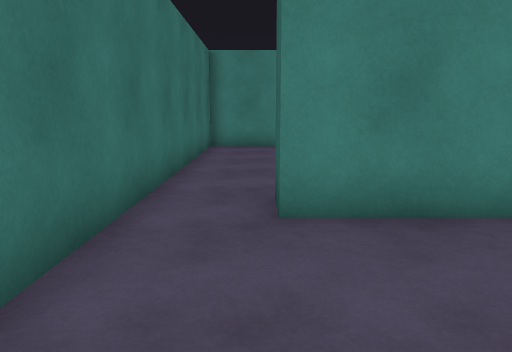
[1] (above)

12 first-person views from a walk through a Unity game level. The camera is 1.3 m above the floor, tilts 10° down and sees 70° across. The floor is counted in squares, 1 m on a side. Each view is taken from the middle of a square. On the plan, view 1 faces up. The plan holds only what a view shows up to about 15 squares ahead; the rest is blank. The place goes on beyond the plan. The player is left out.

[2]
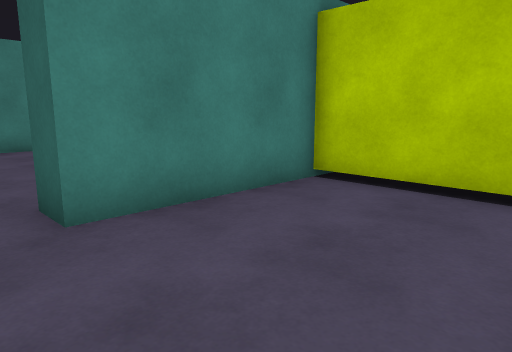

[3]
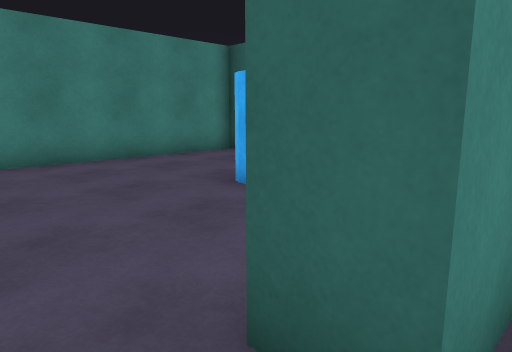

[4]
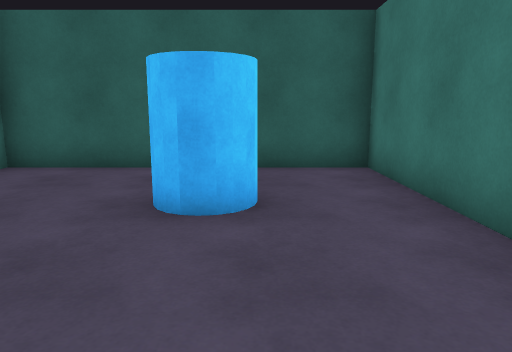

[5]
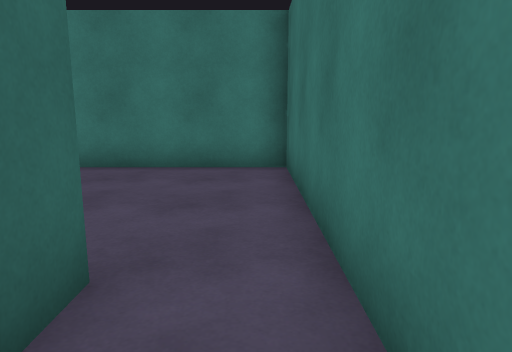

[6]
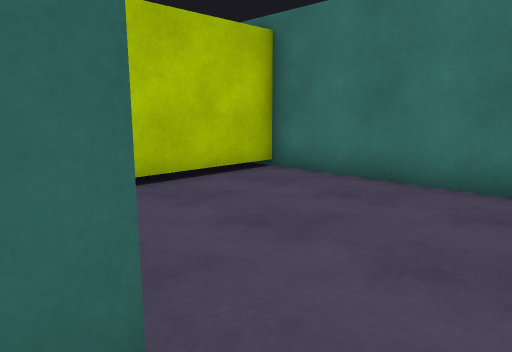

[7]
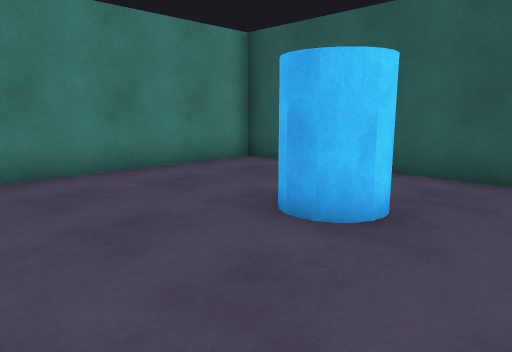

[8]
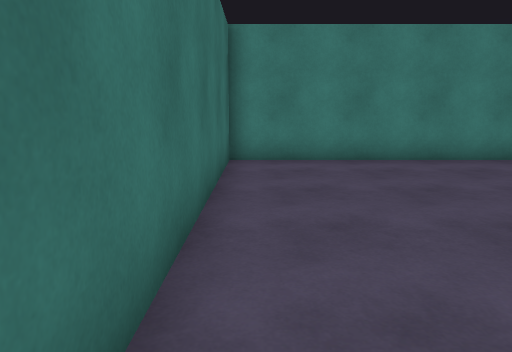

[9]
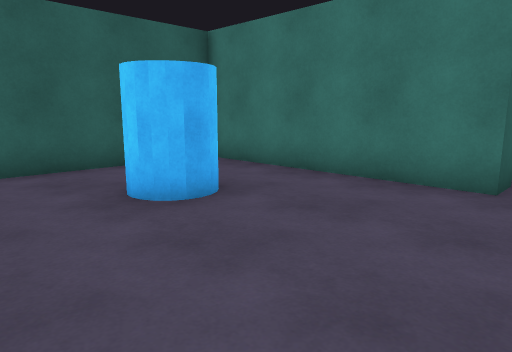

[10]
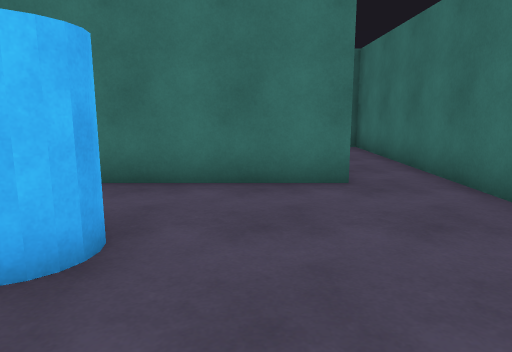

[11]
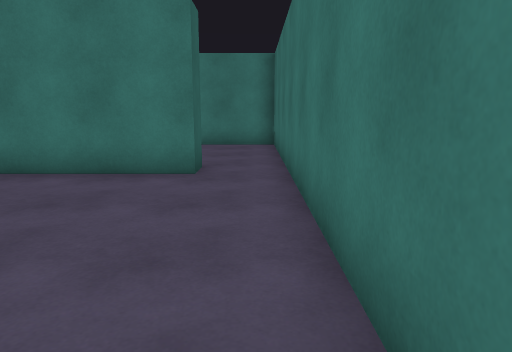

[12]
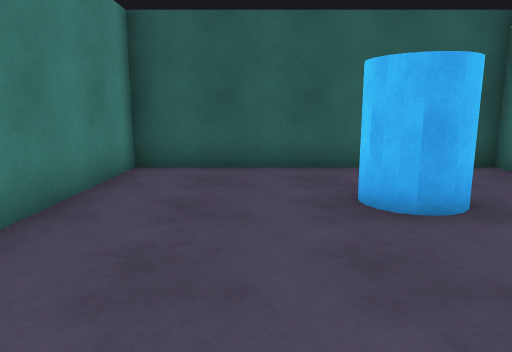

### Floor plan
Ten units are one square. View 1 is at (0, 0); x grows to the right and y downward. Boxes are objects, and circles mark ways between rooms. Rooms are numbered by the first view taken in them; rooms with no view inside come last. Other rooms are left out.
<svg viewBox="-22 -144 102 165">
<path fill="none" stroke="#000" d="M-17 -34 -17 16 50 16 50 -44 3 -44M3 -44 3 -54 75 -54 75 -139 -17 -139 -17 -34"/>
<rect x="35" y="-95" width="20" height="20" fill="#bbb"><title>other object</title></rect>
<circle cx="-5" cy="-45" r="3" fill="#2a7"/>
<text x="10" y="-10">1</text>
<text x="30" y="-90">2</text>
</svg>
Room 1 opens to room 2.

Where each view was taken, in squares from view 1:
view 1: 0 up, 0 right, facing up
view 2: 0 up, 1 left, facing up-right
view 3: 4 up, 1 left, facing up-right
view 4: 8 up, 1 left, facing right
view 5: 7 up, 1 left, facing down
view 6: 5 up, 1 left, facing down-right
view 7: 6 up, 0 right, facing up-right
view 8: 4 up, 1 left, facing up
view 9: 12 up, 1 left, facing down-right
view 10: 12 up, 2 right, facing down
view 11: 13 up, 1 left, facing down
view 12: 11 up, 1 left, facing right
